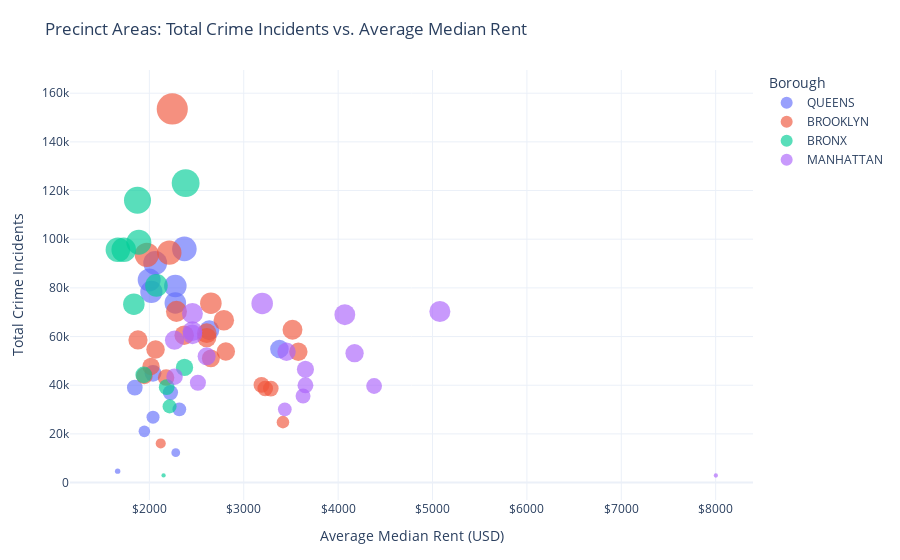

The notebook cell this image was saved under:
### Markdown cell above
## Interactive Scatter Plot: Total Crime vs. Avg Median Rent by Area

### Code cell
area_agg_data = (
    merged_df.groupby("precinct_area", as_index=False)
    .agg(
        total_crime=("count", "sum"),
        avg_median_rent=("median_rent", "mean"),
        borough=("Borough", "first")
    )
)

fig = px.scatter(
    area_agg_data,
    x="avg_median_rent",
    y="total_crime",
    color="borough",
    size="total_crime",                 # keep size = crime
    size_max=22,                        # cap bubble size
    hover_name="precinct_area",         # show name on hover only
    title="Precinct Areas: Total Crime Incidents vs. Average Median Rent",
    labels={
        "avg_median_rent": "Average Median Rent (USD)",
        "total_crime": "Total Crime Incidents",
        "borough": "Borough"
    },
    opacity=0.65
)

fig.update_traces(
    marker=dict(line=dict(width=0)),
    hovertemplate=(
        "Area: %{hovertext}<br>"
        "Borough: %{marker.color}<br>"
        "Avg. Rent: $%{x:,.0f}<br>"
        "Total Crimes: %{y:,}<extra></extra>"
    )
)

fig.update_layout(
    template="plotly_white",
    legend_title_text="Borough",
    margin=dict(l=70, r=40, t=70, b=60)
)

fig.update_xaxes(tickprefix="$")

fig.show()

### Figure 1 — Plotly figure (JSON) as saved in the notebook; plotly's stock layout.template omitted (floating-point values rounded to 4 significant figures)
{"data": [{"hovertemplate": "Area: %{hovertext}<br>Borough: %{marker.color}<br>Avg. Rent: $%{x:,.0f}<br>Total Crimes: %{y:,}<extra></extra>", "hovertext": ["Astoria", "Bayside", "Elmhurst / Corona", "Far Rockaway", "Flushing", "Forest Hills / Rego Park", "Fresh Meadows / Hillcrest", "Jackson Heights / East Elmhurst", "Jamaica Central", "Jamaica South", "Long Island City", "Ozone Park / Howard Beach", "Queens Village", "Richmond Hill / Woodhaven", "Ridgewood / Glendale", "Rockaway Beach"], "legendgroup": "QUEENS", "marker": {"color": "#636efa", "line": {"width": 0}, "opacity": 0.65, "size": [96011, 30106, 78401, 44901, 90232, 36983, 12292, 83265, 80739, 73791, 54897, 4696, 21040, 39011, 62607, 26876], "sizemode": "area", "sizeref": 317.3, "symbol": "circle"}, "mode": "markers", "name": "QUEENS", "orientation": "v", "showlegend": true, "type": "scatter", "x": [2371.0, 2318.0, 2021.0, 2039.0, 2062.0, 2223.0, 2280.0, 1998.0, 2275.0, 2275.0, 3378.0, 1664.0, 1947.0, 1846.0, 2635.0, 2039.0], "xaxis": "x", "y": [96011, 30106, 78401, 44901, 90232, 36983, 12292, 83265, 80739, 73791, 54897, 4696, 21040, 39011, 62607, 26876], "yaxis": "y"}, {"hovertemplate": "Area: %{hovertext}<br>Borough: %{marker.color}<br>Avg. Rent: $%{x:,.0f}<br>Total Crimes: %{y:,}<extra></extra>", "hovertext": ["Bay Ridge / Dyker Heights", "Bedford-Stuyvesant Central", "Bedford-Stuyvesant North", "Bensonhurst", "Borough Park", "Brooklyn Heights / Downtown Brooklyn", "Brownsville", "Bushwick", "Canarsie", "Coney Island / Brighton Beach", "Crown Heights North", "Crown Heights South", "East Flatbush", "East New York", "Flatbush / Ditmas Park", "Fort Greene / Clinton Hill", "Greenpoint", "Marine Park / Mill Basin", "Park Slope", "Red Hook / Carroll Gardens", "Sheepshead Bay / Madison", "Sunset Park / Windsor Terrace", "Williamsburg South"], "legendgroup": "BROOKLYN", "marker": {"color": "#EF553B", "line": {"width": 0}, "opacity": 0.65, "size": [47703, 51031, 73699, 58603, 43836, 53758, 93585, 66684, 43130, 60571, 61390, 59581, 94476, 153550, 70337, 38635, 38608, 16088, 40157, 24834, 54661, 53855, 62766], "sizemode": "area", "sizeref": 317.3, "symbol": "circle"}, "mode": "markers", "name": "BROOKLYN", "orientation": "v", "showlegend": true, "type": "scatter", "x": [2017.0, 2652.0, 2652.0, 1879.0, 1947.0, 3578.0, 1973.0, 2789.0, 2177.0, 2369.0, 2608.0, 2608.0, 2211.0, 2243.0, 2287.0, 3227.0, 3287.0, 2120.0, 3188.0, 3415.0, 2065.0, 2810.0, 3516.0], "xaxis": "x", "y": [47703, 51031, 73699, 58603, 43836, 53758, 93585, 66684, 43130, 60571, 61390, 59581, 94476, 153550, 70337, 38635, 38608, 16088, 40157, 24834, 54661, 53855, 62766], "yaxis": "y"}, {"hovertemplate": "Area: %{hovertext}<br>Borough: %{marker.color}<br>Avg. Rent: $%{x:,.0f}<br>Total Crimes: %{y:,}<extra></extra>", "hovertext": ["Belmont / Tremont", "Highbridge / Grand Concourse", "Hunts Point", "Morrisania / Crotona Park East", "Norwood / Bedford Park", "Pelham Parkway / Morris Park", "Riverdale / Kingsbridge", "Soundview", "South Bronx / Mott Haven", "Throgs Neck / Co-op City", "University Heights / Fordham", "Woodlawn / Wakefield"], "legendgroup": "BRONX", "marker": {"color": "#00cc96", "line": {"width": 0}, "opacity": 0.65, "size": [81013, 116002, 2934, 31308, 95658, 44247, 47322, 98751, 123075, 39197, 95677, 73286], "sizemode": "area", "sizeref": 317.3, "symbol": "circle"}, "mode": "markers", "name": "BRONX", "orientation": "v", "showlegend": true, "type": "scatter", "x": [2075.0, 1874.0, 2151.0, 2214.0, 1666.0, 1940.0, 2372.0, 1888.0, 2384.0, 2184.0, 1728.0, 1836.0], "xaxis": "x", "y": [81013, 116002, 2934, 31308, 95658, 44247, 47322, 98751, 123075, 39197, 95677, 73286], "yaxis": "y"}, {"hovertemplate": "Area: %{hovertext}<br>Borough: %{marker.color}<br>Avg. Rent: $%{x:,.0f}<br>Total Crimes: %{y:,}<extra></extra>", "hovertext": ["Central Park", "Chelsea / Hudson Yards", "East Harlem Central", "East Harlem North", "East Harlem South", "East Village / Alphabet City", "Financial District / Tribeca", "Flatiron / Midtown South", "Greenwich Village / West Village", "Hamilton Heights / Sugar Hill", "Midtown East", "Morningside Heights / Manhattanville", "Upper East Side", "Upper West Side", "Upper West Side North", "Washington Heights North", "Washington Heights South", "West Harlem"], "legendgroup": "MANHATTAN", "marker": {"color": "#ab63fa", "line": {"width": 0}, "opacity": 0.65, "size": [2905, 39674, 62203, 69515, 60890, 53761, 68962, 70280, 53155, 41018, 35558, 30111, 73600, 39970, 46540, 58507, 43501, 51892], "sizemode": "area", "sizeref": 317.3, "symbol": "circle"}, "mode": "markers", "name": "MANHATTAN", "orientation": "v", "showlegend": true, "type": "scatter", "x": [8002.0, 4381.0, 2456.0, 2456.0, 2456.0, 3453.0, 4071.0, 5078.0, 4174.0, 2514.0, 3628.0, 3435.0, 3195.0, 3654.0, 3654.0, 2267.0, 2267.0, 2607.0], "xaxis": "x", "y": [2905, 39674, 62203, 69515, 60890, 53761, 68962, 70280, 53155, 41018, 35558, 30111, 73600, 39970, 46540, 58507, 43501, 51892], "yaxis": "y"}], "layout": {"legend": {"itemsizing": "constant", "title": {"text": "Borough"}, "tracegroupgap": 0}, "margin": {"b": 60, "l": 70, "r": 40, "t": 70}, "title": {"text": "Precinct Areas: Total Crime Incidents vs. Average Median Rent"}, "xaxis": {"anchor": "y", "domain": [0, 1], "tickprefix": "$", "title": {"text": "Average Median Rent (USD)"}}, "yaxis": {"anchor": "x", "domain": [0, 1], "title": {"text": "Total Crime Incidents"}}}}
